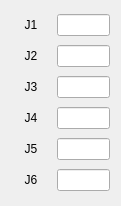
      <widget class="QWidget" name="gridLayoutWidget">
       <property name="geometry">
        <rect>
         <x>220</x>
         <y>30</y>
         <width>121</width>
         <height>206</height>
        </rect>
       </property>
       <layout class="QGridLayout" name="gridLayout">
        <item row="4" column="0">
         <widget class="QLabel" name="label_19">
          <property name="minimumSize">
           <size>
            <width>40</width>
            <height>0</height>
           </size>
          </property>
          <property name="text">
           <string>J5</string>
          </property>
          <property name="alignment">
           <set>Qt::AlignCenter</set>
          </property>
         </widget>
        </item>
        <item row="5" column="0">
         <widget class="QLabel" name="label_20">
          <property name="minimumSize">
           <size>
            <width>40</width>
            <height>0</height>
           </size>
          </property>
          <property name="text">
           <string>J6</string>
          </property>
          <property name="alignment">
           <set>Qt::AlignCenter</set>
          </property>
         </widget>
        </item>
        <item row="0" column="0">
         <widget class="QLabel" name="label_27">
          <property name="minimumSize">
           <size>
            <width>40</width>
            <height>0</height>
           </size>
          </property>
          <property name="text">
           <string>J1</string>
          </property>
          <property name="alignment">
           <set>Qt::AlignCenter</set>
          </property>
         </widget>
        </item>
        <item row="1" column="0">
         <widget class="QLabel" name="label_29">
          <property name="minimumSize">
           <size>
            <width>40</width>
            <height>0</height>
           </size>
          </property>
          <property name="text">
           <string>J2</string>
          </property>
          <property name="alignment">
           <set>Qt::AlignCenter</set>
          </property>
         </widget>
        </item>
        <item row="3" column="0">
         <widget class="QLabel" name="label_30">
          <property name="minimumSize">
           <size>
            <width>40</width>
            <height>0</height>
           </size>
          </property>
          <property name="text">
           <string>J4</string>
          </property>
          <property name="alignment">
           <set>Qt::AlignCenter</set>
          </property>
         </widget>
        </item>
        <item row="2" column="0">
         <widget class="QLabel" name="label_44">
          <property name="minimumSize">
           <size>
            <width>40</width>
            <height>0</height>
           </size>
          </property>
          <property name="text">
           <string>J3</string>
          </property>
          <property name="alignment">
           <set>Qt::AlignCenter</set>
          </property>
         </widget>
        </item>
        <item row="0" column="1">
         <widget class="QLineEdit" name="LE_JNT_REF_1"/>
        </item>
        <item row="1" column="1">
         <widget class="QLineEdit" name="LE_JNT_REF_2"/>
        </item>
        <item row="2" column="1">
         <widget class="QLineEdit" name="LE_JNT_REF_3"/>
        </item>
        <item row="3" column="1">
         <widget class="QLineEdit" name="LE_JNT_REF_4"/>
        </item>
        <item row="4" column="1">
         <widget class="QLineEdit" name="LE_JNT_REF_5"/>
        </item>
        <item row="5" column="1">
         <widget class="QLineEdit" name="LE_JNT_REF_6"/>
        </item>
       </layout>
      </widget>
